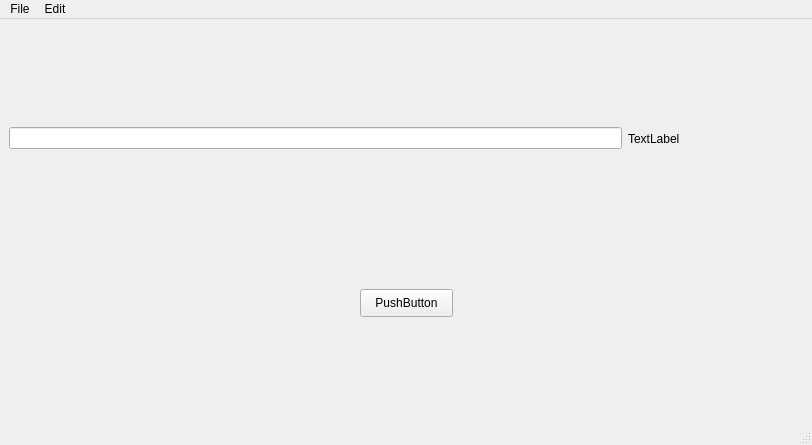
<?xml version="1.0" encoding="UTF-8"?>
<ui version="4.0">
 <class>WombatParadise</class>
 <widget class="QMainWindow" name="WombatParadise">
  <property name="geometry">
   <rect>
    <x>0</x>
    <y>0</y>
    <width>812</width>
    <height>445</height>
   </rect>
  </property>
  <property name="windowTitle">
   <string>MainWindow</string>
  </property>
  <widget class="QWidget" name="centralwidget">
   <widget class="QWidget" name="verticalLayoutWidget">
    <property name="geometry">
     <rect>
      <x>9</x>
      <y>9</y>
      <width>671</width>
      <height>221</height>
     </rect>
    </property>
    <layout class="QVBoxLayout" name="verticalLayout">
     <item>
      <layout class="QHBoxLayout" name="horizontalLayout">
       <item>
        <widget class="QLineEdit" name="lineEdit"/>
       </item>
       <item>
        <widget class="QLabel" name="label">
         <property name="text">
          <string>TextLabel</string>
         </property>
        </widget>
       </item>
      </layout>
     </item>
    </layout>
   </widget>
   <widget class="QPushButton" name="pushButton">
    <property name="geometry">
     <rect>
      <x>360</x>
      <y>270</y>
      <width>93</width>
      <height>28</height>
     </rect>
    </property>
    <property name="text">
     <string>PushButton</string>
    </property>
   </widget>
  </widget>
  <widget class="QMenuBar" name="menubar">
   <property name="geometry">
    <rect>
     <x>0</x>
     <y>0</y>
     <width>812</width>
     <height>26</height>
    </rect>
   </property>
   <widget class="QMenu" name="menuFile">
    <property name="title">
     <string>File</string>
    </property>
    <addaction name="actionOpen"/>
    <addaction name="actionClose"/>
    <addaction name="actionQuit"/>
   </widget>
   <widget class="QMenu" name="menuEdit">
    <property name="title">
     <string>Edit</string>
    </property>
    <addaction name="actionCut"/>
    <addaction name="actionCopy"/>
    <addaction name="actionPaste"/>
   </widget>
   <addaction name="menuFile"/>
   <addaction name="menuEdit"/>
  </widget>
  <widget class="QStatusBar" name="statusbar"/>
  <action name="actionOpen">
   <property name="text">
    <string>Open</string>
   </property>
  </action>
  <action name="actionClose">
   <property name="text">
    <string>Close</string>
   </property>
  </action>
  <action name="actionQuit">
   <property name="text">
    <string>Quit</string>
   </property>
  </action>
  <action name="actionCut">
   <property name="text">
    <string>Cut</string>
   </property>
  </action>
  <action name="actionCopy">
   <property name="text">
    <string>Copy</string>
   </property>
  </action>
  <action name="actionPaste">
   <property name="text">
    <string>Paste</string>
   </property>
  </action>
 </widget>
 <resources/>
 <connections/>
</ui>
